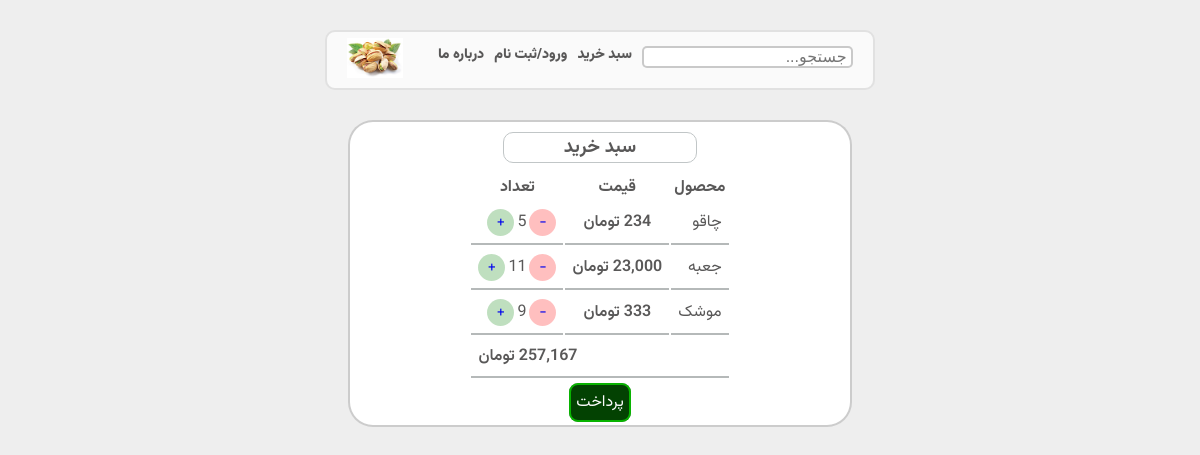
Page /cart (signed in) on the committed database.
### models/cart_item.py (models this page shows)
class CartItem(db.Model):
    __tablename__ = "cart_items"
    id = Column(Integer, primary_key=True)
    product_id = Column(Integer, ForeignKey('products.id'), nullable=False)
    cart_id = Column(Integer, ForeignKey('carts.id'), nullable=False)
    quantity = Column(Integer)
    price = Column(Integer)
    product = db.relationship('Product', backref='cart_items')
    cart = db.relationship('Cart', backref=backref('cart_items', lazy="dynamic"))

### models/product.py (models this page shows)
class Product(db.Model):
    __tablename__ = "products"
    id = Column(Integer, primary_key=True)
    name = Column(String, unique=True, nullable=False, index=True)
    description = Column(String, nullable=False, index=True)
    price = Column(Integer, nullable=False, index=True)
    active = Column(Integer, nullable=False, index=True)

### blueprint/user.py (the view)
@app.route('/cart', methods=['GET'])
@login_required
def cart():
    cart = current_user.carts.filter(Cart.status == "pending").first()
    return render_template('user/cart.html', cart=cart)

### app.py (called while the page is built)
@login_manager.user_loader
def load_user(user_id):
    return User.query.filter(user_id == User.id).first()

### models/cart.py (called while the page is built)
    def total_price(self):
        total = 0
        for item in self.cart_items:
            t = item.price * item.quantity
            total += t
        return total

### templates/user/cart.html (shortened to what this page needs)
{% extends "base.html" %}
{% block body %}
    <section class="simple-box">
    {% if cart != None  and cart.cart_items|list|length>0 %}
        <h3>سبد خرید</h3>
    <table class="cart">
    <tr>
    <th>محصول</th>
     <th>قیمت</th>
    <th>تعداد</th>
    </tr>
    {% for cart_item in cart.cart_items %}
    <tr>
        <td>{{ cart_item.product.name }}</td>
        <td class="price" style="text-align: center">{{ cart_item.product.price }}</td>
        <td><a class="cart-item-btn cart-item-decrease" href="/remove-from-cart?id={{cart_item.id}}">-</a>{{ cart_item.quantity }}<a class="cart-item-btn cart-item-increase" href="/add-to-cart?id={{cart_item.product.id}}">+</a> </td>
    </tr>
     {% endfor %}
    <tr>
         <td colspan="3" class="price"  style="text-align: left">{{ cart.total_price() }}</td>
    </tr>
    </table>
    <div style="text-align: center; margin-top: 10px">
        <a class="add-to-cart-btn2"  href="/payment">پرداخت</a>
    </div>
    {%else%}
        سبد خرید خالیست
    {% endif %}
    </section>
{% endblock %}

### static/css/index.css (style rules this page uses)
body { padding: 0px; margin: 0px; font-size: 16px; background: #eeeeee; color: var(--fontcolor--); font-family: Vazirmatn; }
:root { --fontcolor-- : #595858; }
* { transition: all 200ms; margin: 0; padding: 0; }
.price { font-weight: 600; font-size: 16px; padding-left: 13px; }
.add-to-cart-btn2 { text-decoration: none; padding: 5px; font-size: 16px; border: 2px solid rgba(14,255,0,0.6); border-radius: 9px; background: rgb(3, 66, 2); color: #fafafa; margin: 10px; font-weight:400; }
.simple-box { border: 2px solid rgba(0, 0, 0, 0.2); background: #ffffff; border-radius: 25px; max-width: 800px; margin: 20px auto auto; padding: 10px; width: 40%; }
.simple-box>h3 { margin: 0 auto 10px; width: 40%; text-align: center; border-radius: 10px; border: 1px solid #c1c6c7; }
table.cart { margin: auto; }
table.cart td { border-bottom: 2px solid #b5b9b9; padding: 7px; }
.cart-item-btn { width: 25px; height: 25px; border-radius: 50%; padding:1px; display: inline-block; text-align: center; text-decoration: none; }
.cart-item-decrease { background: rgba(255, 0, 0, 0.25); margin-left:3px ; }
.cart-item-increase { background: rgba(0, 128, 0, 0.25); margin-right:3px ; }

### rows in the picture
CartItem: product.name "چاقو", quantity "5"
CartItem: product.name "جعبه", quantity "11"
CartItem: product.name "موشک", quantity "9"
